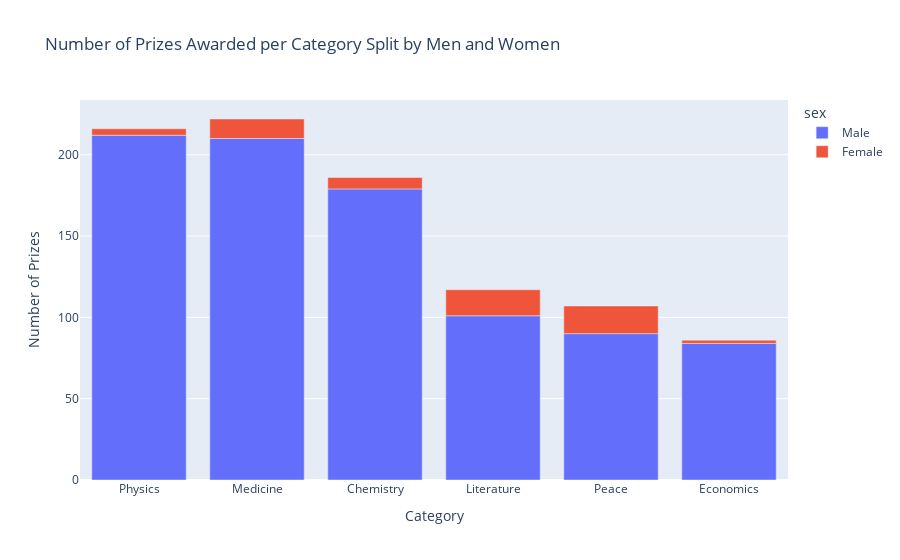

Notebook code cell kept with this figure:
### Code cell
fig = px.bar(data_frame=sex_category, x='category', y="prize", color='sex',
             title='Number of Prizes Awarded per Category Split by Men and Women')
fig.update_layout(xaxis_title='Category',
                  yaxis_title='Number of Prizes')
fig.show()

### Figure 1 — Plotly figure (JSON) as saved in the notebook; plotly's stock layout.template omitted (floating-point values rounded to 4 significant figures)
{"data": [{"alignmentgroup": "True", "hovertemplate": "sex=Male<br>category=%{x}<br>prize=%{y}<extra></extra>", "legendgroup": "Male", "marker": {"color": "#636efa", "pattern": {"shape": ""}}, "name": "Male", "offsetgroup": "Male", "orientation": "v", "showlegend": true, "textposition": "auto", "type": "bar", "x": ["Physics", "Medicine", "Chemistry", "Literature", "Peace", "Economics"], "xaxis": "x", "y": [212, 210, 179, 101, 90, 84], "yaxis": "y"}, {"alignmentgroup": "True", "hovertemplate": "sex=Female<br>category=%{x}<br>prize=%{y}<extra></extra>", "legendgroup": "Female", "marker": {"color": "#EF553B", "pattern": {"shape": ""}}, "name": "Female", "offsetgroup": "Female", "orientation": "v", "showlegend": true, "textposition": "auto", "type": "bar", "x": ["Peace", "Literature", "Medicine", "Chemistry", "Physics", "Economics"], "xaxis": "x", "y": [17, 16, 12, 7, 4, 2], "yaxis": "y"}], "layout": {"barmode": "relative", "legend": {"title": {"text": "sex"}, "tracegroupgap": 0}, "title": {"text": "Number of Prizes Awarded per Category Split by Men and Women"}, "xaxis": {"anchor": "y", "domain": [0, 1], "title": {"text": "Category"}}, "yaxis": {"anchor": "x", "domain": [0, 1], "title": {"text": "Number of Prizes"}}}}
